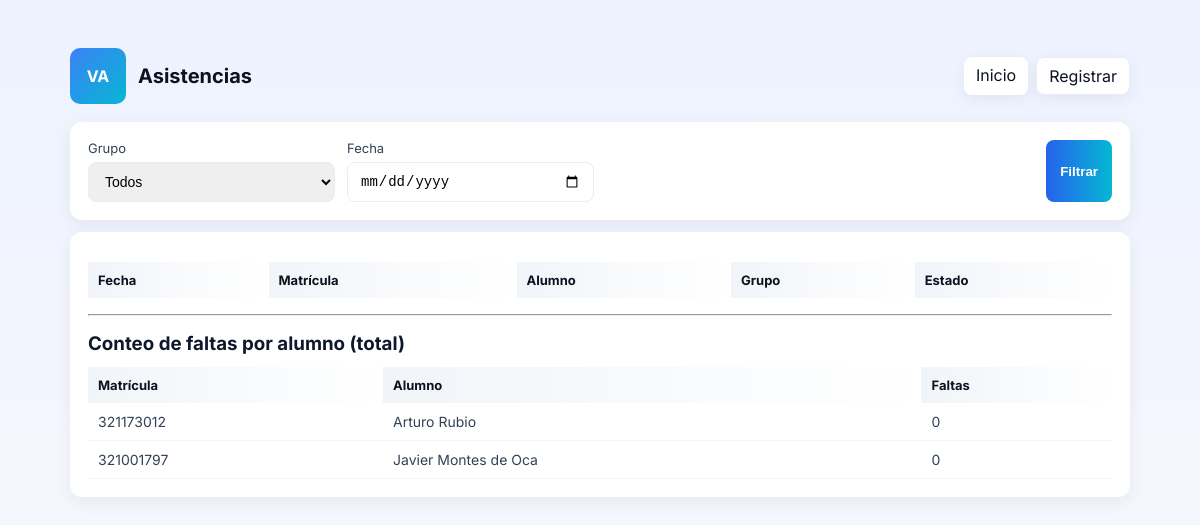
/ver_asistencias.php, run on the app's committed database.
### tables this page shows
CREATE TABLE `alumnos` (
  `matricula` varchar(20) NOT NULL,
  `nombre` varchar(100) NOT NULL,
  `apellido_paterno` varchar(100) NOT NULL,
  `apellido_materno` varchar(100) DEFAULT NULL,
  `correo` varchar(150) DEFAULT NULL,
  `carrera` varchar(100) DEFAULT NULL
);

### ver_asistencias.php (the view, shortened to what this page needs)
<?php
include_once("conexion.php");
$filtro_fecha = isset($_GET['fecha']) ? $_GET['fecha'] : '';
?>
<!DOCTYPE html>
<html lang="es">
<head><meta charset="utf-8"><title>Ver asistencias</title><link rel="stylesheet" href="estilo.css"></head>
<body>
<div class="container">
  <div class="header">
    <div class="brand"><div class="logo">VA</div><div><h1>Asistencias</h1></div></div>
    <div class="nav"><a href="index.php">Inicio</a><a class="button-ghost" href="registrar_asistencia.php">Registrar</a></div>
  </div>
  <div class="card">
    <form method="get" class="form-grid">
      <div>
        <label>Grupo</label>
        <select name="grupo">
          <option value="0">Todos</option>
        </select>
      </div>
      <div>
        <label>Fecha</label>
        <input type="date" name="fecha" value="<?=htmlspecialchars($filtro_fecha)?>">
      </div>
      <div style="grid-column:span 2; display:flex; justify-content:flex-end">
        <button class="primary" type="submit">Filtrar</button>
      </div>
    </form>
  </div>
  <div class="card" style="margin-top:12px">
    <table class="table">
      <thead><tr><th>Fecha</th><th>Matrícula</th><th>Alumno</th><th>Grupo</th><th>Estado</th></tr></thead>
    </table>
    <hr style="margin:16px 0">
    <h3>Conteo de faltas por alumno (total)</h3>
    <?php
      $q = $conn->query("SELECT a.matricula, a.nombre, a.apellido_paterno, SUM(CASE WHEN s.estado='Faltó' THEN 1 ELSE 0 END) AS faltas
                         FROM alumnos a
                         LEFT JOIN asistencias s ON a.matricula = s.matricula
                         GROUP BY a.matricula ORDER BY faltas DESC, a.nombre ASC");
    ?>
    <table class="table">
      <thead><tr><th>Matrícula</th><th>Alumno</th><th>Faltas</th></tr></thead>
      <tbody>
        <?php while($row = $q->fetch_assoc()): ?>
          <tr>
            <td><?=htmlspecialchars($row['matricula'])?></td>
            <td><?=htmlspecialchars($row['nombre'].' '.$row['apellido_paterno'])?></td>
            <td><?=htmlspecialchars($row['faltas'])?></td>
          </tr>
        <?php endwhile; ?>
      </tbody>
    </table>
  </div>
</div>
</body>
</html>

### estilo.css (style rules this page uses)
* { box-sizing:border-box; margin:0; padding:0; }
body { font-family: 'Inter', system-ui, -apple-system, "Segoe UI", Roboto, "Helvetica Neue", Arial; background: linear-gradient(180deg,#eef2ff,#f8fafc); color:#0f172a; min-height:100vh; }
.container { max-width:1100px; margin:28px auto; padding:20px; }
.header { display:flex; justify-content:space-between; align-items:center; gap:12px; margin-bottom:18px; }
.brand { display:flex; gap:12px; align-items:center; }
.logo { width:56px; height:56px; background:linear-gradient(135deg,#3b82f6,#06b6d4); border-radius:10px; display:flex; align-items:center; justify-content:center; color:white; font-weight:700; }
h1 { font-size:20px; color:#0b1220; }
.nav { display:flex; gap:8px; }
.nav a { text-decoration:none; background:#fff; padding:8px 12px; border-radius:8px; color:#0b1220; box-shadow:0 4px 16px rgba(2,6,23,0.06); }
.card { background:#fff; border-radius:12px; padding:18px; box-shadow: 0 6px 18px rgba(2,6,23,0.06); }
.form-grid { display:grid; grid-template-columns: repeat(auto-fit, minmax(220px,1fr)); gap:12px; }
label { font-size:13px; color:#334155; margin-bottom:6px; display:block; }
input[type="text"], input[type="email"], select, input[type="date"] { width:100%; padding:10px 12px; border-radius:8px; border:1px solid #e6eef8; font-size:14px; }
button.primary { background: linear-gradient(90deg,#2563eb,#06b6d4); color:#fff; padding:10px 14px; border-radius:8px; border:none; cursor:pointer; font-weight:600; }
.button-ghost { background:transparent; border:1px solid #e6eef8; padding:8px 12px; border-radius:8px; }
.table { width:100%; border-collapse:collapse; margin-top:12px; }
.table th { background: linear-gradient(90deg,#f1f5f9,#fff); text-align:left; padding:10px; font-size:13px; color:#0b1220; }
.table td { padding:10px; border-bottom:1px solid #f1f5f9; font-size:14px; color:#334155; vertical-align:middle; }

### data on the page
alumnos: matricula "321173012", nombre+apellido_paterno "Arturo Rubio", faltas "0"
alumnos: matricula "321001797", nombre+apellido_paterno "Javier Montes de Oca", faltas "0"
